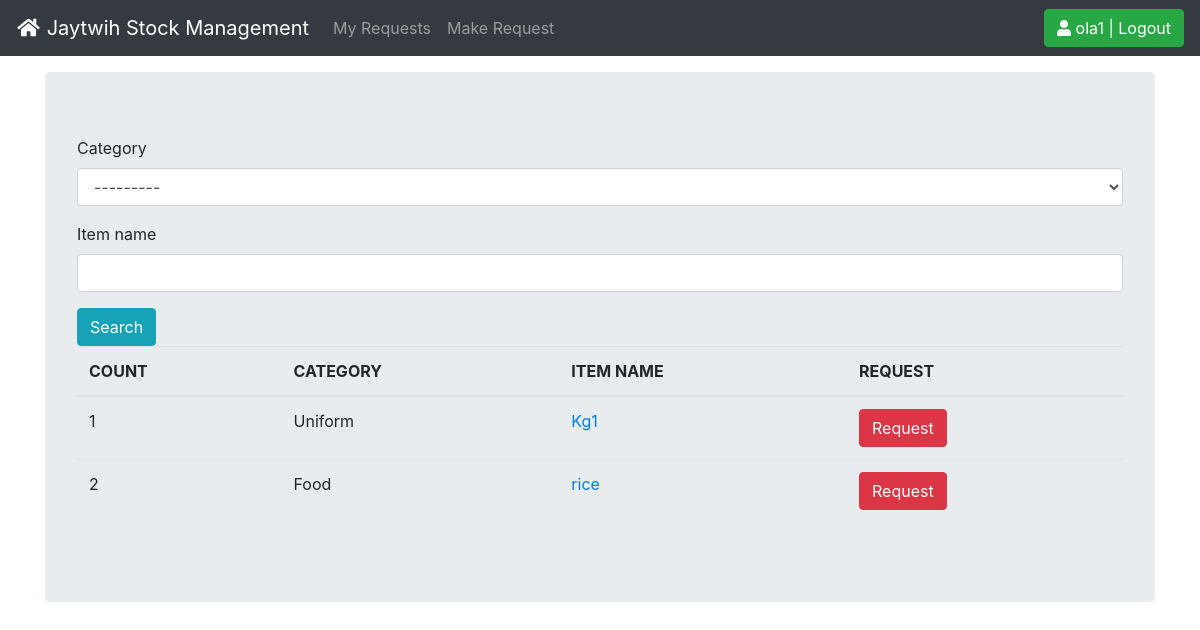
Page /stock_management/select_item/ (signed in) on the committed database.
### accounts/models.py (models this page shows)
class User(AbstractUser):
    is_teacher = models.BooleanField(default=False)
    is_manager = models.BooleanField(default=False)
    first_name = models.CharField(max_length=100)
    last_name = models.CharField(max_length=100)

### stock_management/models.py (models this page shows, shortened)
class Stock(models.Model):
	category = models.ForeignKey(Category, on_delete=models.CASCADE, blank=True)
	item_name = models.CharField(max_length=50, blank=True, null=True)
	quantity = models.IntegerField(default='0', blank=True, null=True)
	receive_quantity = models.IntegerField(default='0', blank=True, null=True)
	receive_by = models.CharField(max_length=50, blank=True, null=True)
	request_quantity = models.IntegerField(default='0', blank=True, null=True)
	issue_by = models.CharField(max_length=50, blank=True, null=True)
	request_by = models.CharField(max_length=50, blank=True, null=True)
	phone_number = models.CharField(max_length=50, blank=True, null=True)
	created_by = models.CharField(max_length=50, blank=True, null=True)
	reorder_level = models.IntegerField(default='0', blank=True, null=True)
	last_updated = models.DateTimeField(auto_now_add=False, auto_now=True)
	timestamp = models.DateTimeField(auto_now_add=True, auto_now=False)
	export_to_CSV = models.BooleanField(default=False)
	approval = models.CharField(max_length=10, blank=True, null=True)

class Category(models.Model):
	name = models.CharField(max_length=50, blank=True, null=True)
	def __str__(self):
		return self.name

### stock_management/views.py (the view, shortened to what this page needs)
# urls.py: path('select_item/', views.select_item, name="select_item"),
@login_required
def select_item (request):
    title = 'Make Request'
    form = MakeRequestForm(request.POST or None)
    queryset = Stock.objects.all()
    context = {
        "form": form,
        "title": title,
        "queryset": queryset,
    }
    return render(request, "select_item.html", context)

### stock_management/forms.py
class MakeRequestForm(forms.ModelForm):
    class Meta:
        model = Stock
        fields = ['category', 'item_name']

### templates/select_item.html (shortened to what this page needs)
{% extends 'base.html' %}
{% load crispy_forms_tags %}
{% block content %}
<form method='POST' action=''>{% csrf_token %}
		{{form|crispy}}
    <input class="btn btn-info" type="submit" value="Search" />
    </form>
<div class="display_table">
 	<table class='table'>
		<thead>
          <tr>
            <th>COUNT</th>
            <th>CATEGORY</th>
            <th>ITEM NAME</th>
            <th>REQUEST</th>
          </tr>
        </thead>
      {% for instance in queryset %}
          <tr>
            <td>{{forloop.counter}}</td>
            <td>{{instance.category}}</td>
            <td><a href="{% url 'stock_detail' instance.id %}">{{instance.item_name}}</a></td>
            <td><a href="{% url 'stock_detail' instance.id %}">
                {% if request.user.is_manager %}
                <div class="btn btn-info">Receive</div></a></td>
              {% else %}
              <div class="btn btn-danger"></i>Request</div></a>
              {% endif %}
              </td>
          </tr>
      {% endfor %}
    </table>
</div>
{% endblock %}

### templates/base.html (shortened to what this page needs)
{% load static %}
<!doctype html>
<html lang="en">
  <head>
<link href="{% static 'css/bootstrap.min.css' %}" rel="stylesheet">
<link href="{% static 'css/navbar-top-fixed.css' %}" rel="stylesheet">
<link rel="stylesheet" href="https://cdnjs.cloudflare.com/ajax/libs/font-awesome/5.14.0/css/all.min.css">
  </head>
  <body>
    <nav class="navbar navbar-expand-md navbar-dark fixed-top bg-dark">
  <a class="navbar-brand" href="/"><i class="fa fa-home fa-fw"> </i> Jaytwih Stock Management</a>
  <div class="collapse navbar-collapse" id="navbarCollapse">
    <ul class="navbar-nav mr-auto">
      {% if request.user.is_authenticated %}
      <li class="nav-item">
        <a class="nav-link" href="{% url 'list_approval' %}">My Requests</a>
      </li>
      <li class="nav-item">
        <a class="nav-link" href="{% url 'select_item' %}">Make Request</a>
      </li>
      {% endif %}
    </ul>
        <ul class="navbar-nav">
        {% if request.user.is_authenticated %}
          <li><a href="{% url 'logout' %}"><button class="btn btn-success"><i class="fa fa-user"></i> {{ user }} | Logout </button></a></li>
        {% else %}
          <li><a href="{% url 'login' %}"><button class="btn btn-info">  Login <i class="fas fa-sign-in-alt"></i></button></a></li>
        {% endif %}
        </ul>
  </div>
</nav>
<main role="main" class="container">
  <div class="jumbotron">
      {% block content %}
      {% endblock %}
  </div>
</main>
  </body>
</html>

### static/css/navbar-top-fixed.css (style rules this page uses)
body { min-height: 75rem; padding-top: 4.5rem; }

### rows in the picture
User: username "ola1"
Stock: category "Uniform", item_name "Kg1"
Stock: category "Food", item_name "rice"
